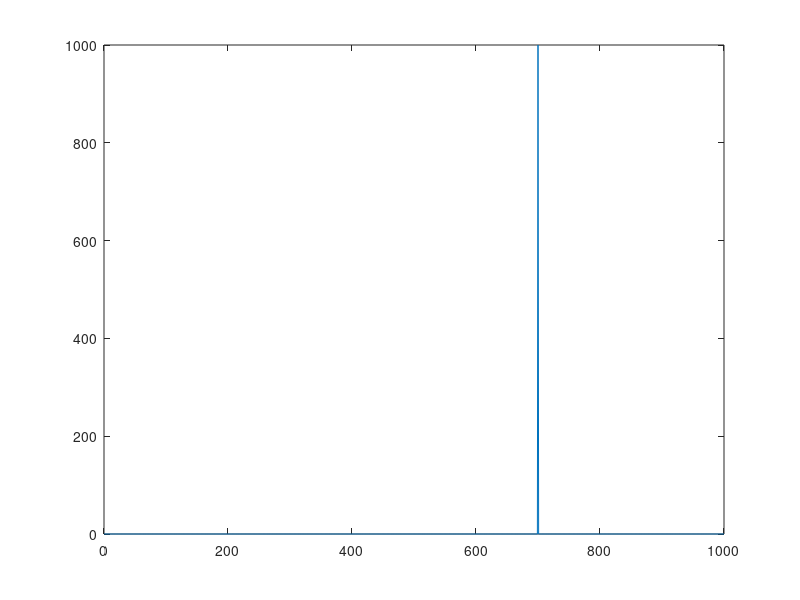
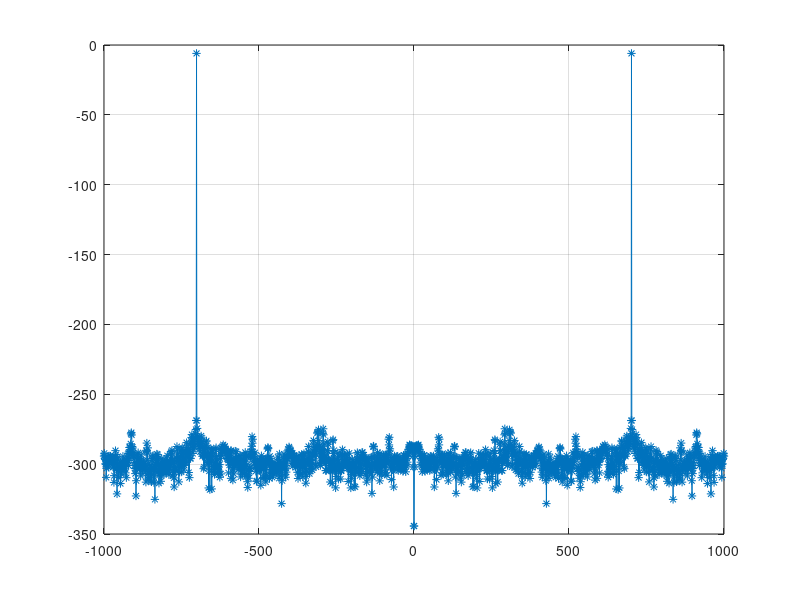
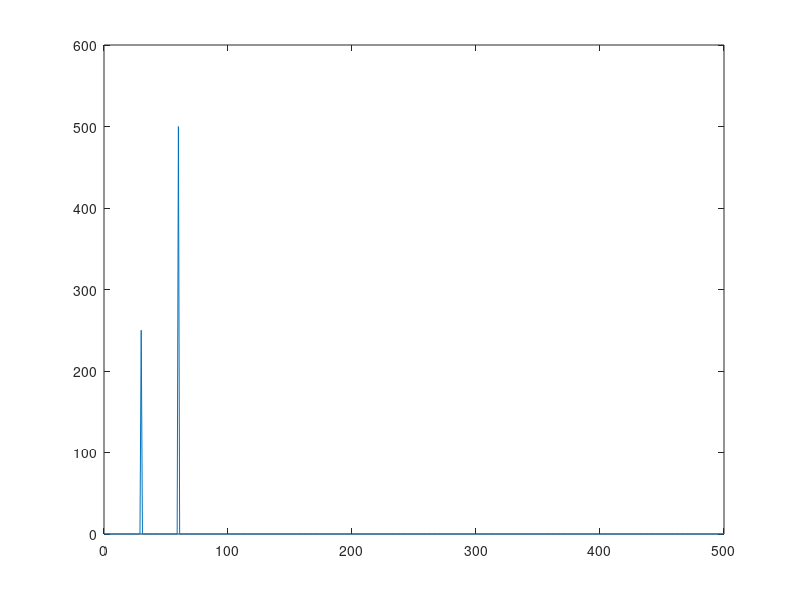

MATLAB code for these plots, in order:
%%
clear all;close all;clc;

f = 0.7e3;
T = 1/f;
fs = 2e3;
Ts = 1/fs;

t = 0:Ts:1-Ts;
% t = 0:0.001*T:(3-0.001)*T;
% t = 0:.001:1-0.001;
% x = 2 + sin(2*pi*f*t) + 0.5*sin(2*pi*2*f*t);
x = sin(2*pi*f*t);
figure;grid on;
plot(t,x);

x = detrend(x,0);
xdft = fft(x);
freq = 0:fs/length(x):fs/2;
xdft = xdft(1:length(x)/2+1);
plot(freq,abs(xdft));


%%
X=(20*log10(abs(fft(x)/(length(x)-1))));
X=X(1:(length(X)-1)/2);
spec=zeros(1,2*length(X));
spec(1:length(X))=X(length(X):-1:1);
spec(length(X)+1:2*length(X))=X(1:1:length(X));
faxis=linspace(-fs/2, fs/2, length(spec));
figure;grid on;
plot(faxis, spec, '-*'); grid on; zoom on;


%%
X=abs(fft(x)/(length(x)-1));
X=X(1:(length(X)-1)/2);
spec=zeros(1,2*length(X));
spec(1:(length(X)-1))=X((length(X)-1):-1:1);
spec(length(X):2*(length(X)-1))=X(1:1:(length(X)-1));
faxis=linspace(-fs/2, fs/2, length(spec));
figure;grid on;
plot(faxis, spec); grid on; zoom on;

%%
% https://ch.mathworks.com/matlabcentral/answers/28239-get-frequencies-out-of-data-with-an-fft
clear all;close all;clc;
t = 0:.001:1-0.001;
Fs = 1e3;
x = 2+sin(2*pi*60*t) + 0.5 * sin(2*pi*30*t);
x = detrend(x,0);
xdft = fft(x);
freq = 0:Fs/length(x):Fs/2;
xdft = xdft(1:length(x)/2+1);
plot(freq,abs(xdft));
[~,I] = max(abs(xdft));
fprintf('Maximum occurs at %d Hz.\n',freq(I));